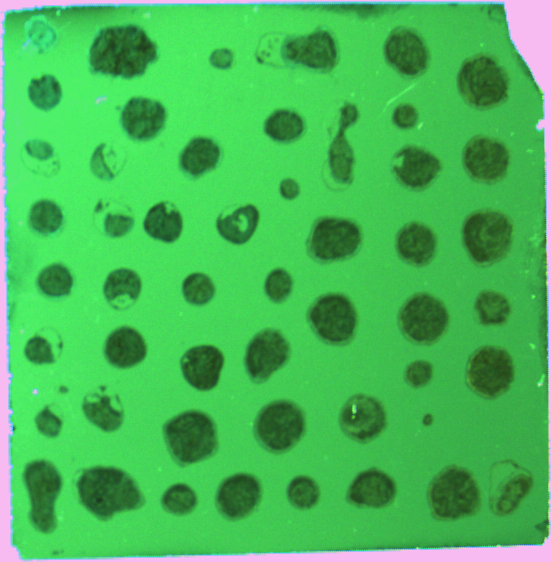
#> input picture artifacts/we_detection/01_original.png, 551 x 562 px, found by its file name
$ python generate_thesis_figures.py
#> lines starting #> are read from the running program, lines starting #| are printed output that depends on the picture; after the words box and inside, x2 and y2 are one past the last pixel; in counts of white or black regions, pixels touching at a corner belong together
"""
generate_thesis_figures.py

Generates thesis figures for the spot detection preprocessing and
segmentation sections. Loads a single plate image and produces:

  fig_preprocessing_pipeline.png  — 4-panel preprocessing walkthrough
  fig_segmentation_pipeline.png   — 4-panel segmentation walkthrough
  fig_contours_overlay.png        — all detected external contours on colour image

All outputs are written to the same directory as the input image.
"""

import sys
from pathlib import Path

import cv2
import numpy as np
import matplotlib
matplotlib.use("Agg")
import matplotlib.pyplot as plt

# ---------------------------------------------------------------------------
# Paths
# ---------------------------------------------------------------------------

IMAGE_PATH = Path(
    r"C:\Users\Monster\Desktop\tez\writingPart\writing04.08"
    r"\ThesisImagesNotesSpotDetection\spotDetectDetails\01_original.png"
)
OUTPUT_DIR = IMAGE_PATH.parent

# ---------------------------------------------------------------------------
# Load image
# ---------------------------------------------------------------------------

img_bgr = cv2.imread(str(IMAGE_PATH))
#> img_bgr is the input picture: shape (562, 551, 3); mean B, G, R 86.8, 185.1, 70.4
if img_bgr is None:
    print(f"ERROR: Cannot load image at:\n  {IMAGE_PATH}", file=sys.stderr)
    sys.exit(1)

print(f"Loaded: {IMAGE_PATH.name}  ({img_bgr.shape[1]}×{img_bgr.shape[0]} px)")
#| Loaded: C:\Users\Monster\Desktop\tez\writingPart\writing04.08\ThesisImagesNotesSpotDetection\spotDetectDetails\01_original.png  (551×562 px)

# Convert to grayscale once — all processing operates on grayscale
gray = cv2.cvtColor(img_bgr, cv2.COLOR_BGR2GRAY)
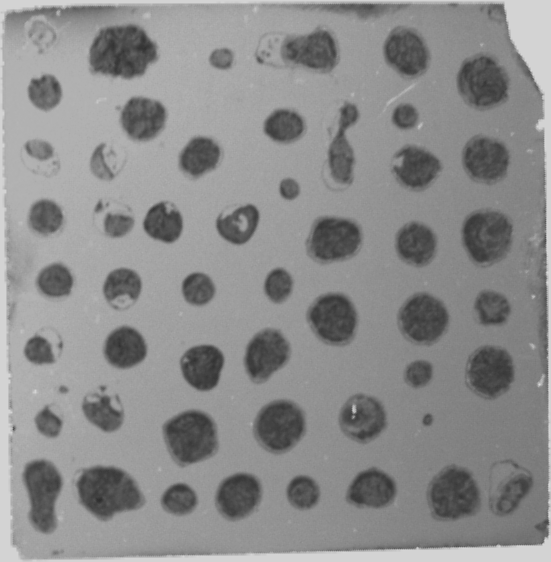
#> gray: shape (562, 551); min 45, max 218, mean 139.6

# ---------------------------------------------------------------------------
# Preprocessing pipeline
# ---------------------------------------------------------------------------

# Step 1 — original (grayscale view)
step1_original = gray.copy()

# Step 2 — background normalisation (divide by large-kernel Gaussian blur)
k = 81  # must be odd
bg = cv2.GaussianBlur(gray, (k, k), 0)
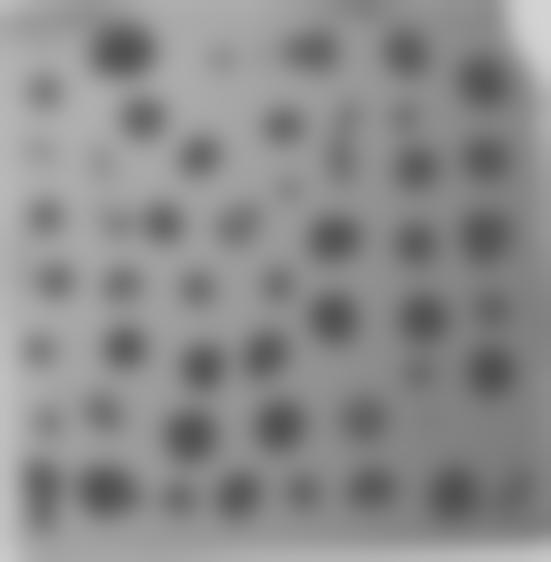
#> bg: shape (562, 551); min 79, max 211, mean 139.5
bg = np.clip(bg, 1, 255).astype(np.uint8)
step2_bg_norm = cv2.divide(gray, bg, scale=255)
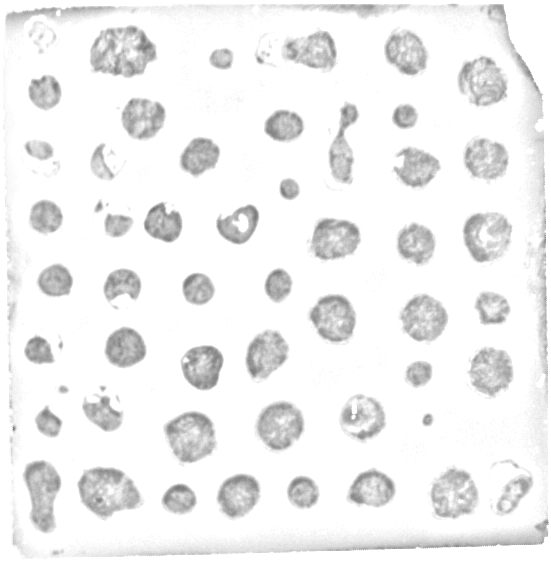
#> step2_bg_norm: shape (562, 551); min 106, max 255, mean 240

# Step 3 — CLAHE on the normalised image
clahe = cv2.createCLAHE(clipLimit=2.0, tileGridSize=(8, 8))
step3_clahe = clahe.apply(step2_bg_norm)
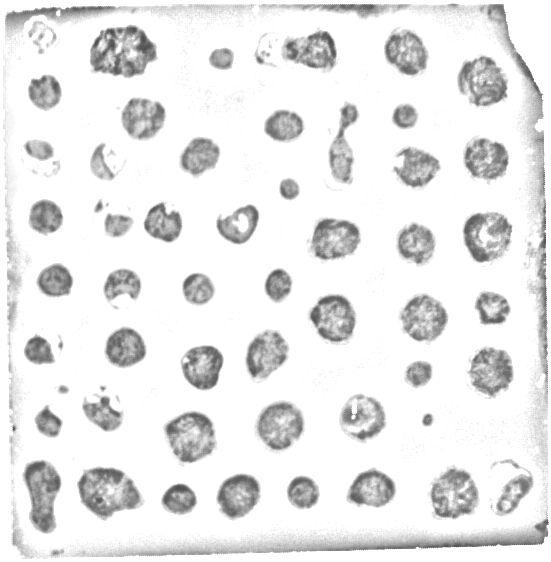
#> step3_clahe: shape (562, 551); min 74, max 255, mean 232.1

# Step 4 — 5×5 Gaussian blur (input to thresholding)
step4_blur = cv2.GaussianBlur(step3_clahe, (5, 5), 0)

# ---------------------------------------------------------------------------
# Segmentation pipeline  (continues from step 4)
# ---------------------------------------------------------------------------

# Step 5 — adaptive Gaussian threshold
blocksize = 35   # must be odd
thresh_c  = 2
step5_thresh = cv2.adaptiveThreshold(
    step4_blur, 255,
    cv2.ADAPTIVE_THRESH_GAUSSIAN_C,
    cv2.THRESH_BINARY_INV,
    blocksize,
    thresh_c,
)
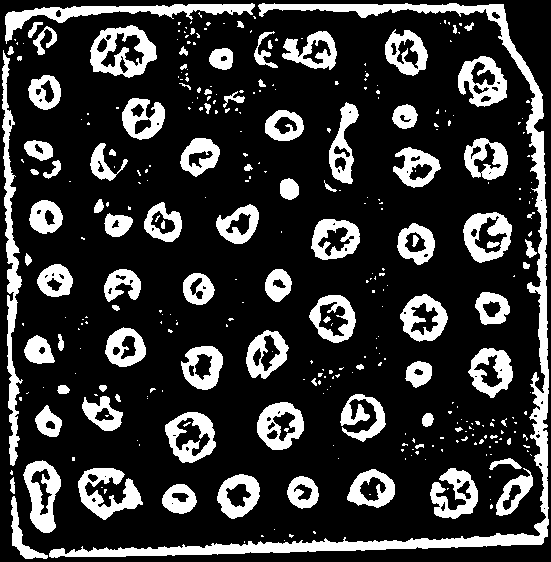
#> step5_thresh: shape (562, 551); 21.1% white; 341 white regions (242 under 20 px), largest, box (x1, y1, x2, y2) and area: (49, 3, 549, 558) 11256, (2, 50, 23, 466) 2881, (5, 3, 255, 44) 2366

# Step 6 — morphological opening (2×2 kernel)
step6_opened = cv2.morphologyEx(
    step5_thresh,
    cv2.MORPH_OPEN,
    np.ones((2, 2), np.uint8),
)
#> step6_opened: shape (562, 551); 20.9% white; 232 white regions (132 under 20 px), largest, box (x1, y1, x2, y2) and area: (50, 4, 550, 559) 11191, (3, 54, 23, 467) 2856, (6, 4, 256, 42) 2355

# Step 7 — morphological closing (3×3 kernel)
step7_closed = cv2.morphologyEx(
    step6_opened,
    cv2.MORPH_CLOSE,
    np.ones((3, 3), np.uint8),
)
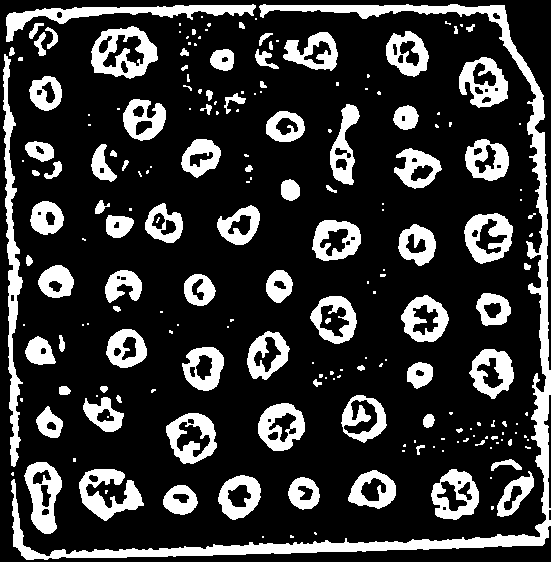
#> step7_closed: shape (562, 551); 21.3% white; 204 white regions (108 under 20 px)

# ---------------------------------------------------------------------------
# Contour extraction
# ---------------------------------------------------------------------------

contours, _ = cv2.findContours(
    step7_closed, cv2.RETR_EXTERNAL, cv2.CHAIN_APPROX_SIMPLE
)
#> contours = 201 contours, 117 with area under 20; largest, box (x1, y1, x2, y2) and area: (11, 4, 551, 560) 10732, (91, 26, 158, 79) 2522, (3, 54, 23, 467) 2512, (6, 4, 256, 42) 2128, (166, 413, 217, 464) 1860

# Draw all contours on a colour copy of the original
contour_overlay = img_bgr.copy()
cv2.drawContours(contour_overlay, contours, -1, (0, 255, 0), thickness=1)
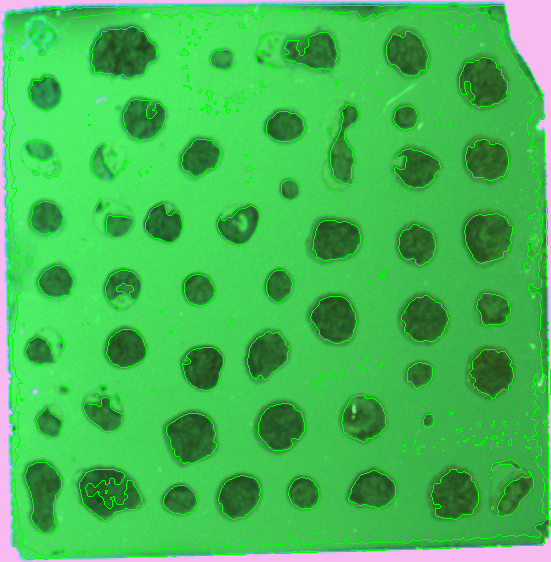
#> contour_overlay: shape (562, 551, 3); 3.99% of pixels changed, all inside (x1, y1, x2, y2) = (3, 4, 551, 560)
# Convert BGR → RGB for matplotlib
contour_overlay_rgb = cv2.cvtColor(contour_overlay, cv2.COLOR_BGR2RGB)

print(f"Total external contours found: {len(contours)}")
#| Total external contours found: 201

# ---------------------------------------------------------------------------
# Helper — common subplot styling
# ---------------------------------------------------------------------------

def _ax(ax, image, title, cmap="gray"):
    ax.imshow(image, cmap=cmap, vmin=0, vmax=255)
    ax.set_title(title, fontsize=13, pad=6)
    ax.axis("off")

# ---------------------------------------------------------------------------
# Figure 1 — Preprocessing pipeline
# ---------------------------------------------------------------------------

fig1, axes1 = plt.subplots(1, 4, figsize=(18, 5))
fig1.suptitle("Preprocessing Pipeline", fontsize=15, fontweight="bold", y=1.01)

_ax(axes1[0], step1_original,  "Original")
_ax(axes1[1], step2_bg_norm,   "Background Normalized")
_ax(axes1[2], step3_clahe,     "After CLAHE")
_ax(axes1[3], step4_blur,      "After Gaussian Blur")

fig1.tight_layout()
out1 = OUTPUT_DIR / "fig_preprocessing_pipeline.png"
fig1.savefig(str(out1), dpi=300, bbox_inches="tight")
plt.close(fig1)
print(f"Saved → {out1}")

# ---------------------------------------------------------------------------
# Figure 2 — Segmentation pipeline
# ---------------------------------------------------------------------------

fig2, axes2 = plt.subplots(1, 4, figsize=(18, 5))
fig2.suptitle("Segmentation Pipeline", fontsize=15, fontweight="bold", y=1.01)

_ax(axes2[0], step4_blur,     "Preprocessed Input")
_ax(axes2[1], step5_thresh,   "Adaptive Threshold")
_ax(axes2[2], step6_opened,   "After Opening")
_ax(axes2[3], step7_closed,   "After Closing")

fig2.tight_layout()
out2 = OUTPUT_DIR / "fig_segmentation_pipeline.png"
fig2.savefig(str(out2), dpi=300, bbox_inches="tight")
plt.close(fig2)
print(f"Saved → {out2}")

# ---------------------------------------------------------------------------
# Figure 3 — Detected contours overlay
# ---------------------------------------------------------------------------

fig3, ax3 = plt.subplots(1, 1, figsize=(8, 6))
fig3.suptitle("Detected Candidate Contours", fontsize=15, fontweight="bold")

ax3.imshow(contour_overlay_rgb)
ax3.axis("off")

fig3.tight_layout()
out3 = OUTPUT_DIR / "fig_contours_overlay.png"
fig3.savefig(str(out3), dpi=300, bbox_inches="tight")
plt.close(fig3)
print(f"Saved → {out3}")

print("\nDone. All 3 figures written.")
